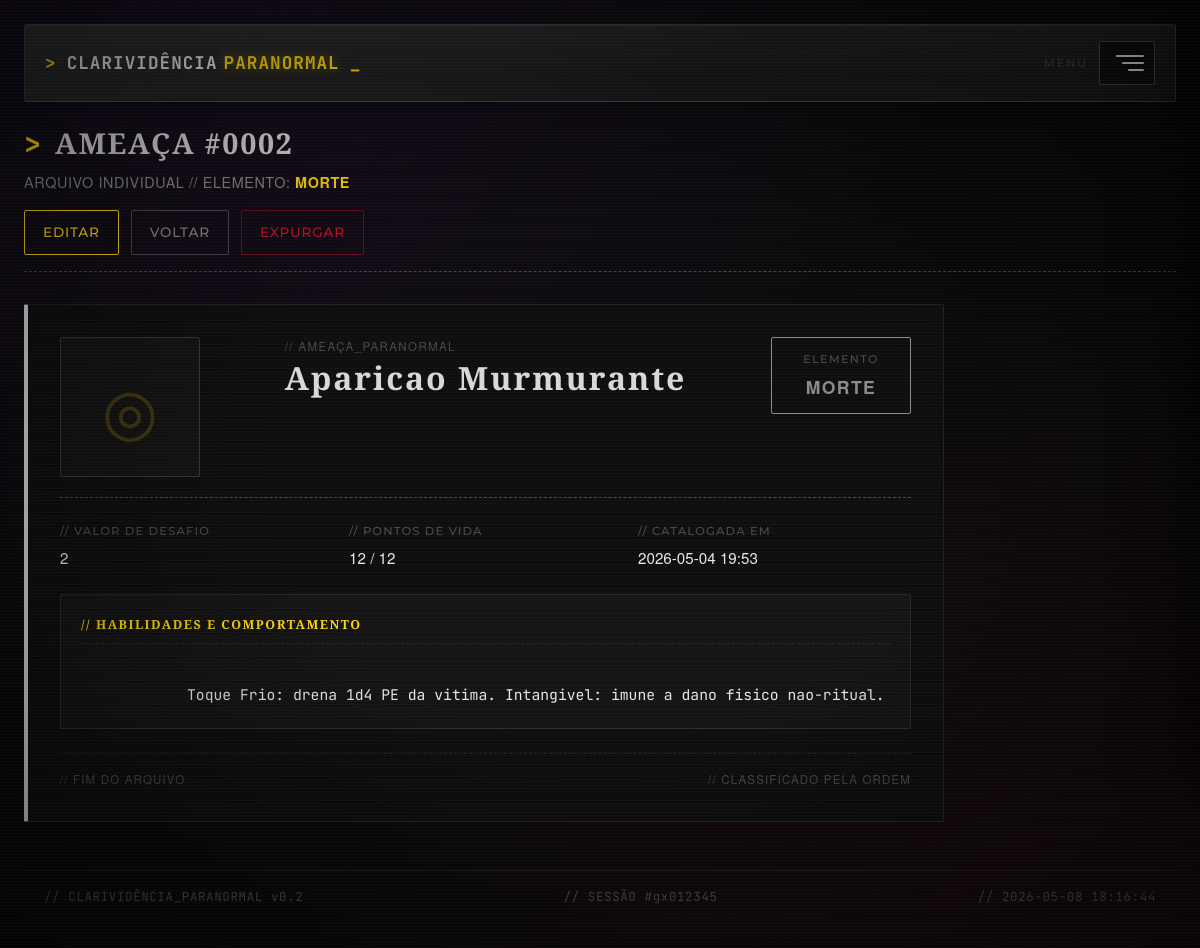
Screenshot of /criaturas/visualizar.php?id=2 with the database file from the repository.
### tables this page shows
CREATE TABLE criaturas (
    id            INT UNSIGNED AUTO_INCREMENT PRIMARY KEY,
    campanha_id   INT UNSIGNED NULL,
    nome          VARCHAR(120) NOT NULL,
    elemento      ENUM('Sangue','Morte','Conhecimento','Energia') NOT NULL,
    foto_arquivo  VARCHAR(160) NULL,
    vd            DECIMAL(4,1) NOT NULL DEFAULT 0.0,
    pv_atual      SMALLINT     NOT NULL,
    pv_maximo     SMALLINT     NOT NULL,
    habilidades   TEXT         NOT NULL,
    criado_em     TIMESTAMP    NOT NULL DEFAULT CURRENT_TIMESTAMP,
    atualizado_em TIMESTAMP    NOT NULL DEFAULT CURRENT_TIMESTAMP
                                ON UPDATE CURRENT_TIMESTAMP,
    INDEX idx_criaturas_elemento (elemento),
    INDEX idx_criaturas_campanha (campanha_id),
    CONSTRAINT chk_criaturas_pv  CHECK (pv_atual >= 0 AND pv_atual <= pv_maximo),
    CONSTRAINT chk_criaturas_vd  CHECK (vd >= 0),
    CONSTRAINT fk_criatura_campanha FOREIGN KEY (campanha_id)
        REFERENCES campanhas(id) ON DELETE SET NULL
);

### config.php (called while the page is built, shortened)
<?php
function getConexao(): PDO
{
    static $pdo = null;
    $dsn = sprintf(
        'mysql:host=%s;port=%d;dbname=%s;charset=%s',
        DB_HOST,
        DB_PORT,
        DB_NAME,
        DB_CHARSET
    );
    $opcoes = [
        PDO::ATTR_ERRMODE            => PDO::ERRMODE_EXCEPTION,
        PDO::ATTR_DEFAULT_FETCH_MODE => PDO::FETCH_ASSOC,
        PDO::ATTR_EMULATE_PREPARES   => false,
        PDO::MYSQL_ATTR_INIT_COMMAND => "SET NAMES utf8mb4 COLLATE utf8mb4_unicode_ci",
    ];
    try {
        $pdo = new PDO($dsn, DB_USER, DB_PASS, $opcoes);
    } catch (PDOException $e) {
        throw new RuntimeException(
            '[FALHA NO RITUAL DE CONEXÃO] ' . $e->getMessage(),
            (int) $e->getCode(),
            $e
        );
    }
    return $pdo;
}
function escapar(?string $valor): string
{
    return htmlspecialchars($valor ?? '', ENT_QUOTES | ENT_SUBSTITUTE, 'UTF-8');
}
function obterBaseUrl(): string
{
    static $base = null;
    if ($base !== null) {
        return $base;
    }
    $docRoot       = realpath((string) ($_SERVER['DOCUMENT_ROOT'] ?? ''));
    $caminhoConfig = realpath(__DIR__);
    $docRoot       = str_replace('\\', '/', $docRoot);
    $caminhoConfig = str_replace('\\', '/', $caminhoConfig);
    if (str_starts_with($caminhoConfig, $docRoot)) {
        $sub  = substr($caminhoConfig, strlen($docRoot));
        $base = rtrim($sub, '/');
    } else {
        $base = '';
    }
    return $base;
}
function url(string $caminho = '/'): string
{
    return obterBaseUrl() . $caminho;
}

### src/CriaturaRepositorio.php (called while the page is built, shortened)
<?php
require_once __DIR__ . '/../config.php';
final class CriaturaRepositorio
{
    private PDO $pdo;
    public function __construct(?PDO $pdo = null)
    {
        $this->pdo = $pdo ?? getConexao();
    }
    public function buscarPorId(int $id): ?array
    {
        $stmt = $this->pdo->prepare(
            'SELECT id, campanha_id, nome, elemento, foto_arquivo, vd, pv_atual,
                    pv_maximo, habilidades, criado_em, atualizado_em
             FROM criaturas
             WHERE id = :id
             LIMIT 1'
        );
        $stmt->bindValue(':id', $id, PDO::PARAM_INT);
        $stmt->execute();
        $linha = $stmt->fetch();
        return $linha === false ? null : $linha;
    }
}

### src/UploadHelper.php (called while the page is built, shortened)
<?php
require_once __DIR__ . '/../config.php';
final class UploadHelper
{
    public static function urlImagem(string $subpasta, ?string $nomeArquivo): ?string
    {
        if (!is_string($nomeArquivo) || $nomeArquivo === '') {
            return null;
        }
        return url('/uploads/' . $subpasta . '/' . $nomeArquivo);
    }
}

### criaturas/visualizar.php (the view, shortened to what this page needs)
<?php
require_once __DIR__ . '/../config.php';
require_once __DIR__ . '/../src/CriaturaRepositorio.php';
require_once __DIR__ . '/../src/UploadHelper.php';
$id = isset($_GET['id']) ? (int) $_GET['id'] : 0;
try {
    $repo = new CriaturaRepositorio();
    $c    = $repo->buscarPorId($id);
} catch (Throwable $e) {
    definirFlash('erro', 'Falha ao consultar a criatura: ' . $e->getMessage());
    header('Location: ' . url('/criaturas/listar.php'));
    exit;
}
$elemSlug = strtolower((string) $c['elemento']);
$fotoUrl  = UploadHelper::urlImagem('criaturas', $c['foto_arquivo'] ?? null);
require __DIR__ . '/../views/cabecalho.php';
?>
<section class="cabecalho-pagina">
    <h1 class="cabecalho-pagina__titulo">
        <span class="cabecalho-pagina__prompt">&gt;</span>
        AMEAÇA #<?= str_pad((string) $c['id'], 4, '0', STR_PAD_LEFT) ?>
    </h1>
    <p class="cabecalho-pagina__subtitulo">
        ARQUIVO INDIVIDUAL // ELEMENTO:
        <strong><?= escapar(strtoupper((string) $c['elemento'])) ?></strong>
    </p>
    <div class="cabecalho-pagina__acoes">
        <a href="<?= escapar(url('/criaturas/formulario.php?id=' . (int) $c['id'])) ?>"
           class="botao botao--primario">EDITAR</a>
        <a href="<?= escapar(url('/criaturas/listar.php')) ?>" class="botao botao--secundario">VOLTAR</a>
        <form action="<?= escapar(url('/criaturas/excluir.php')) ?>" method="POST"
              data-confirmar="Confirma a expurgação da criatura <?= escapar($c['nome']) ?>?"
              class="formulario-inline">
            <button type="submit" class="botao botao--perigo">EXPURGAR</button>
        </form>
    </div>
</section>
<article class="dossie dossie--criatura dossie--elem-<?= escapar($elemSlug) ?>">
    <header class="dossie__cabecalho">
        <?php if ($fotoUrl): ?>
            <img src="<?= escapar($fotoUrl) ?>" alt="" class="dossie__foto">
        <?php else: ?>
            <div class="dossie__foto dossie__foto--vazia" aria-hidden="true">&#9678;</div>
        <?php endif; ?>
        <div class="dossie__identificacao">
            <span class="dossie__codigo">// AMEAÇA_PARANORMAL</span>
            <h2 class="dossie__nome"><?= escapar((string) $c['nome']) ?></h2>
        </div>
        <div class="dossie__selo dossie__selo--elem-<?= escapar($elemSlug) ?>">
            <span class="dossie__selo-rotulo">ELEMENTO</span>
            <span class="dossie__selo-valor"><?= escapar(strtoupper((string) $c['elemento'])) ?></span>
        </div>
    </header>
    <dl class="dossie__metadados">
        <div class="dossie__campo">
            <dt>// VALOR DE DESAFIO</dt>
            <dd><?= escapar((string) (float) $c['vd']) ?></dd>
        </div>
        <div class="dossie__campo">
            <dt>// PONTOS DE VIDA</dt>
            <dd><?= (int) $c['pv_atual'] ?> / <?= (int) $c['pv_maximo'] ?></dd>
        </div>
        <div class="dossie__campo">
            <dt>// CATALOGADA EM</dt>
            <dd><?= escapar(substr((string) $c['criado_em'], 0, 16)) ?></dd>
        </div>
    </dl>
    <section class="dossie__historia">
        <h3 class="dossie__historia-titulo">// HABILIDADES E COMPORTAMENTO</h3>
        <div class="dossie__historia-corpo">
            <?= nl2br(escapar((string) $c['habilidades'])) ?>
        </div>
    </section>
    <footer class="dossie__rodape">
        <span>// FIM DO ARQUIVO</span>
        <span>// CLASSIFICADO PELA ORDEM</span>
    </footer>
</article>
<?php require __DIR__ . '/../views/rodape.php'; ?>

### rows the page displays
criaturas: id "0002", elemento "MORTE", nome "Aparicao Murmurante", vd "2", pv_atual "12", pv_maximo "12", criado_em "2026-05-04 19:53", habilidades "Toque Frio: drena 1d4 PE da vitima. Intangivel: imune a dano fisico nao-ritual.…"

### other values shown
escapar(substr(session_id() ?: '00000000', 0, 8)) "gx012345"
